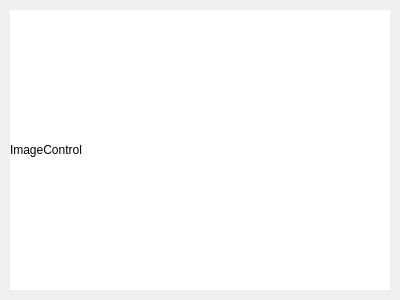
<?xml version="1.0" encoding="UTF-8"?>
<ui version="4.0">
 <class>QtImageLabel</class>
 <widget class="QWidget" name="QtImageLabel">
  <property name="geometry">
   <rect>
    <x>0</x>
    <y>0</y>
    <width>400</width>
    <height>300</height>
   </rect>
  </property>
  <property name="minimumSize">
   <size>
    <width>400</width>
    <height>300</height>
   </size>
  </property>
  <property name="windowTitle">
   <string>Form</string>
  </property>
  <widget class="QLabel" name="label">
   <property name="geometry">
    <rect>
     <x>10</x>
     <y>10</y>
     <width>380</width>
     <height>280</height>
    </rect>
   </property>
   <property name="minimumSize">
    <size>
     <width>380</width>
     <height>280</height>
    </size>
   </property>
   <property name="styleSheet">
    <string notr="true">background-color: rgb(255, 255, 255);
font: 75 italic 16pt &quot;Arial Narrow&quot;;</string>
   </property>
   <property name="text">
    <string>ImageControl</string>
   </property>
  </widget>
 </widget>
 <resources/>
 <connections/>
</ui>
